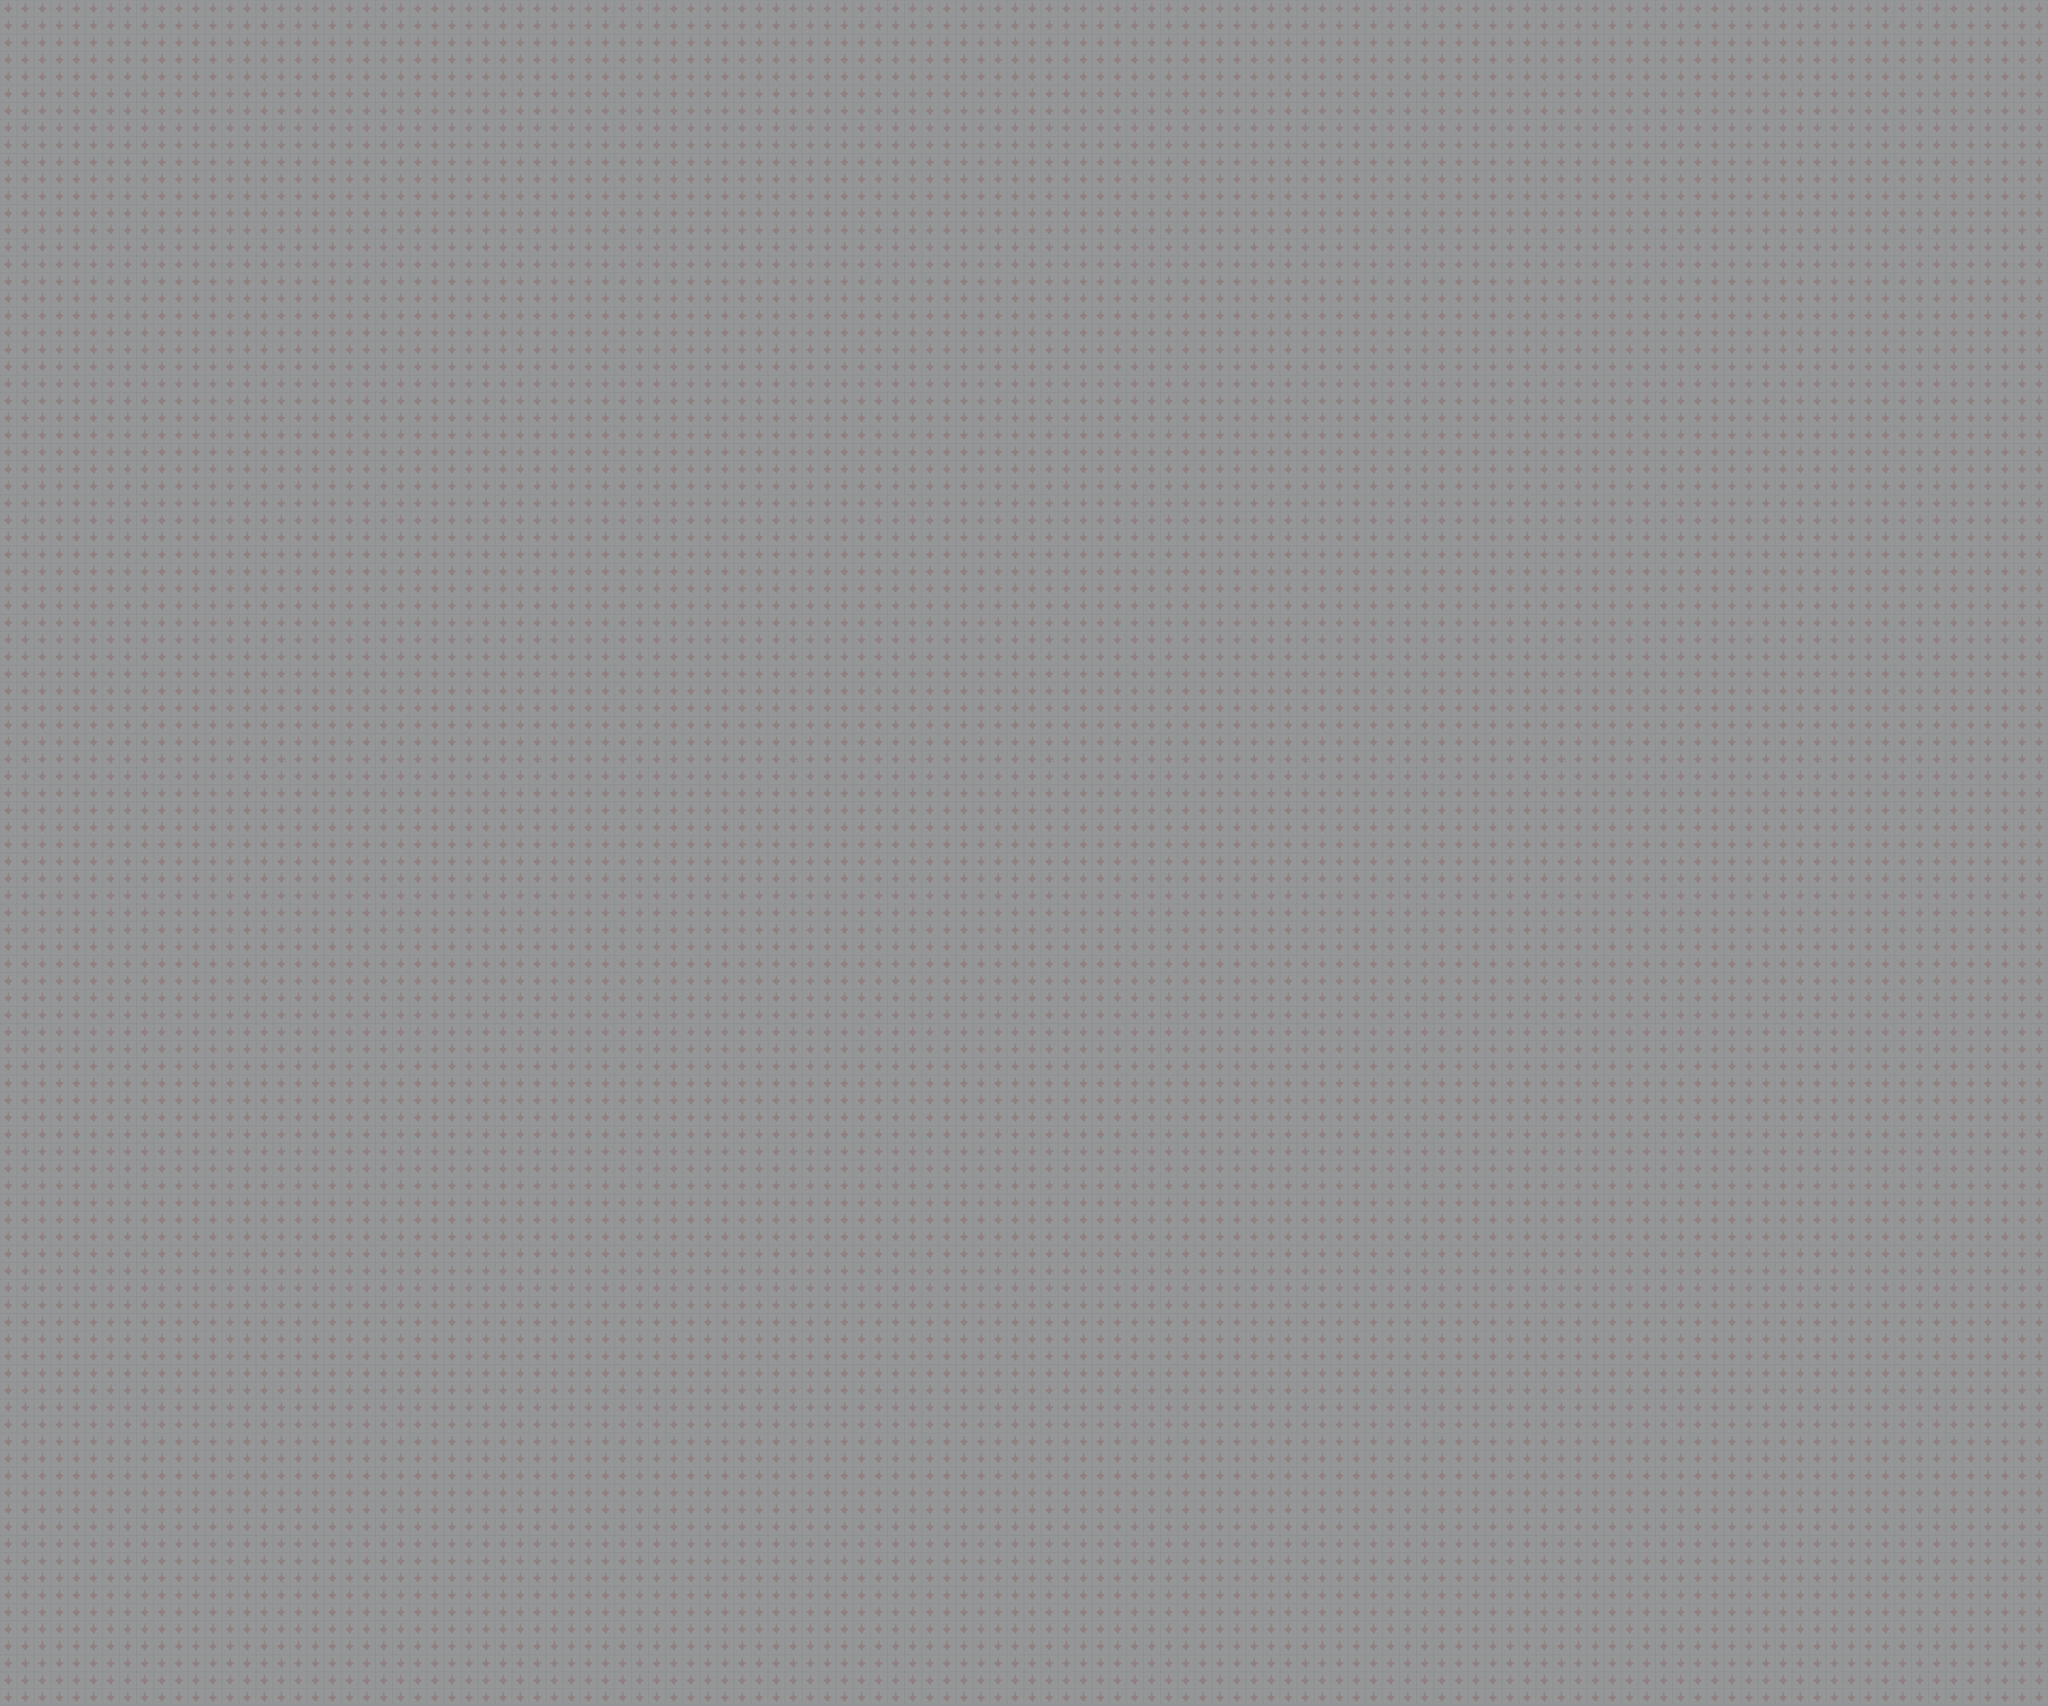

This game map was drawn from its Tiled (.tmx) file and the tilesets committed beside it. A one-line description and the trimmed map source follow:
An orthogonal 120x100 tile map with 64x64 px tiles, 1 tile layer (Tile Layer 1).

<map version="1.0" orientation="orthogonal" width="120" height="100" tilewidth="64" tileheight="64">
 <tileset firstgid="1" name="level2_bg-hd" tilewidth="64" tileheight="64">
  <image source="level2_bg-hd.png" width="64" height="64" />
 </tileset>
 <layer name="Tile Layer 1" width="120" height="100">
  <data>[12000 cells, 12000 non-empty, 1 distinct tile ids]</data>
 </layer>
</map>
